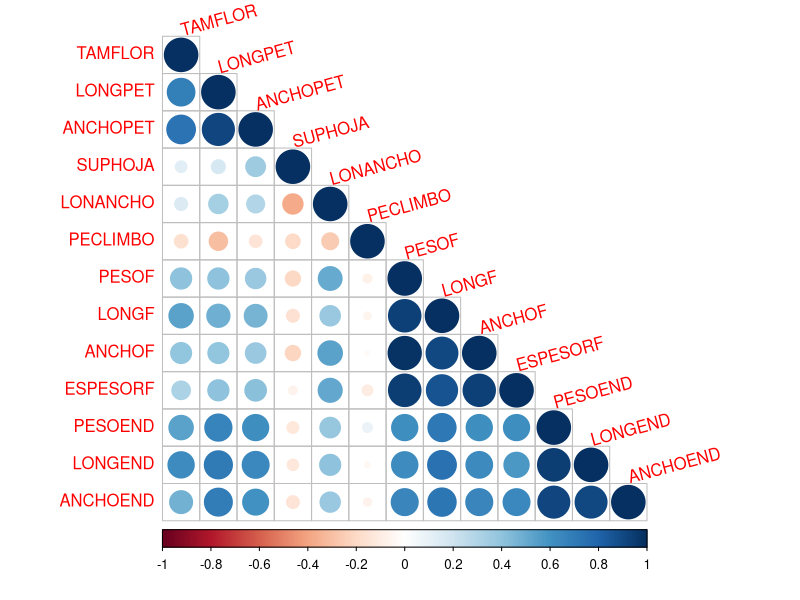
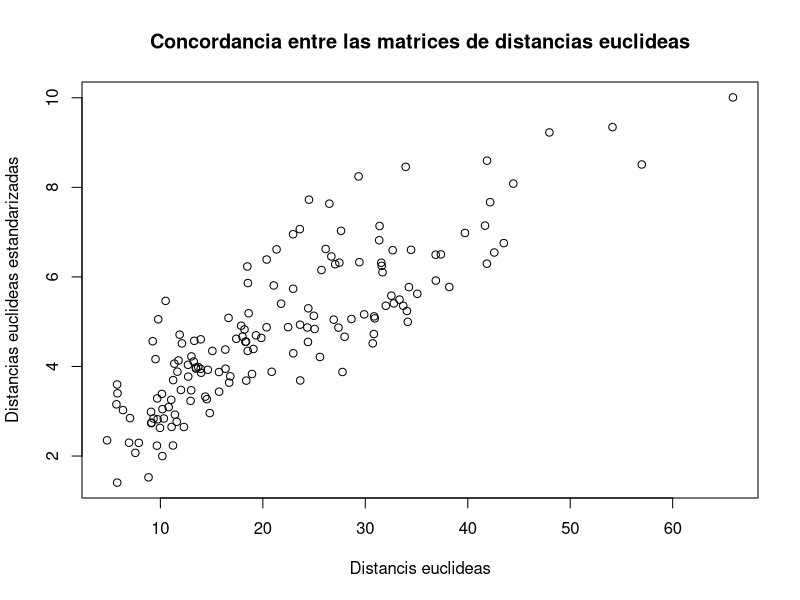
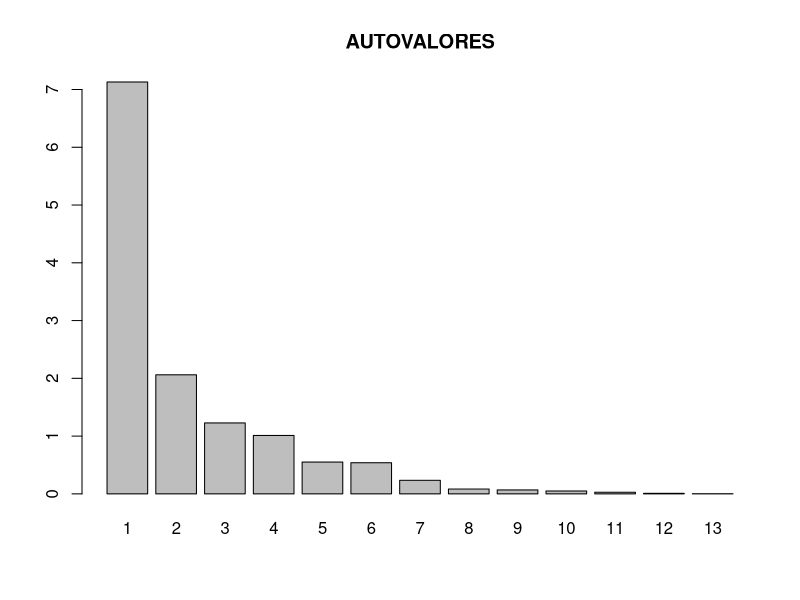
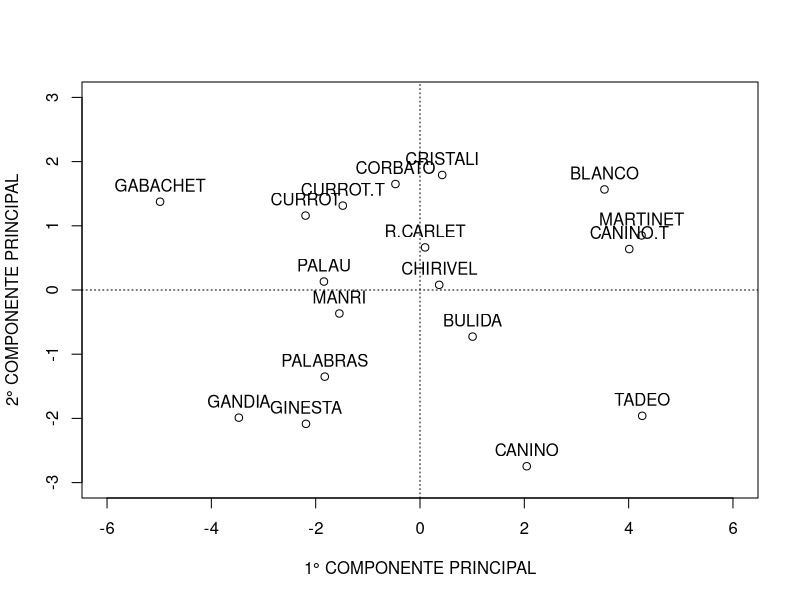
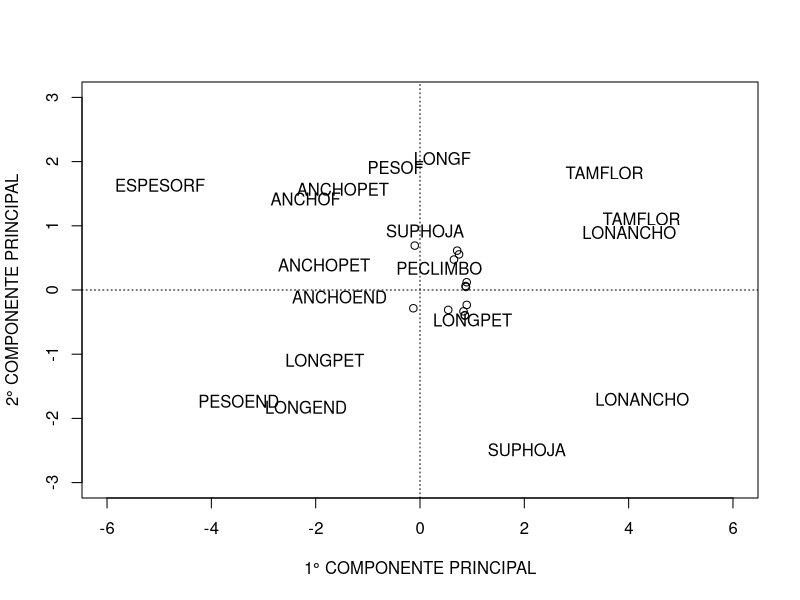

Generate these figures, in order, with R:
## ---- chunk 1
knitr::opts_chunk$set(echo = TRUE, message = FALSE, warning = FALSE)
## ---- chunk 2
library(FactoMineR)
library(kableExtra)
library(tidyverse)
## ---- chunk 3
datos <- read_csv2(here::here("data", "raw", "DAMASCO.csv"))
## ---- chunk 4
glimpse(datos)
## ---- chunk 5
datos %>% 
    select(-VAR) %>% 
    summarise_all(mean) %>% 
    round(1) %>% 
    kable() %>% 
    kable_styling(font_size = 10) %>% 
    kable_classic_2()
## ---- chunk 6
datos %>% 
    select(-VAR) %>%  
    cov() %>%  
    round(1) %>% 
    kable() %>% 
    kable_styling(font_size = 10) %>% 
    kable_classic_2() 
## ---- chunk 7

datos %>% select(-VAR) %>%
    summarise_all(function(x) sd(x) / mean(x)) %>% 
    pivot_longer(cols = everything(), names_to = "VAR", values_to = "CV") %>% 
    arrange(desc(CV)) %>% 
    mutate(CV= round(CV, 1)) %>%
    kable() %>% 
    kable_styling(font_size = 10) %>% 
    kable_classic_2()
## ---- chunk 8
# No utilizamos la primer columna
datos_std = scale(datos[-1])
## ---- chunk 9
datos_std %>%
    as_tibble() %>% 
    summarise_all(function(x) sd(x, na.rm=TRUE) /  mean(x, na.rm=TRUE)) %>% 
    round(1)
## ---- chunk 10
datos %>% 
    select(-VAR) %>%
    cor() %>% 
    round(1)  %>% 
    kable() %>% 
    kable_styling(font_size = 10)%>% 
    kable_classic_2()
## ---- chunk 11
datos%>%
    select(-VAR) %>%
    cor() %>%
    corrplot::corrplot(
      method = "circle", 
      type = "lower", 
      tl.srt = 15
    )
## ---- chunk 12
dist = datos %>% 
    select(-VAR) %>% 
    data.frame()

rownames(dist) <- datos$VAR

dist %>% 
    dist(method = "euclidean", diag = TRUE, upper = TRUE) %>% 
    as.matrix() %>% 
    round(1) %>% 
    kable() %>% 
    kable_styling(font_size = 8) %>% 
    kable_classic_2()

## ---- chunk 13
dist_std <- datos %>% 
    select(-VAR) %>% 
    scale() %>%
    data.frame()

rownames(dist_std) <- datos$VAR

dist_std %>% 
    dist(method = "euclidean", diag = TRUE, upper = TRUE) %>% 
    as.matrix() %>% 
    round(1) %>% 
    kable() %>% 
    kable_styling(font_size = 8) %>% 
    kable_classic_2()
## ---- chunk 14


dist_ <- dist %>% 
    dist(method = "euclidean", diag = TRUE, upper = TRUE) 

dist_std_ <- dist_std %>% 
    dist(method = "euclidean", diag = TRUE, upper = TRUE)


conc <- cor(dist_, dist_std_) %>%
      as_tibble() %>%
      round(2) %>%
      rename(CONCORDANCIA = value)
## ---- chunk 15

plot(
  dist_, 
  dist_std_, 
  ylab = "Distancias euclideas estandarizadas", 
  xlab = "Distancis euclideas", 
  main = "Concordancia entre las matrices de distancias euclideas"
)
## ---- chunk 16
datos_std <- data.frame(datos_std)
rownames(datos_std) <- datos$VAR

pca <- PCA(datos_std, ncp = 2, graph = FALSE)

pca$eig %>%
  data.frame() %>%
  rename(
    "Autovalores" = "eigenvalue", 
    "% varianza" = "percentage.of.variance", 
    "% varianza acumulada" = "cumulative.percentage.of.variance" 
  ) %>%
  kable() %>%
  kable_classic_2()
## ---- chunk 17
barplot(pca$eig[, 1], main = "AUTOVALORES", names.arg = 1:nrow(pca$eig))
## ---- chunk 18
pca$var$coord %>%
  kable() %>%
  kable_classic_2()
## ---- chunk 19
pc1 <- pca$ind$coord[, 1]
pc2 <- pca$ind$coord[, 2]
etiquetas <- rownames(pca$ind$coord)

plot(
  pc1,
  pc2, 
  ylab = "2° COMPONENTE PRINCIPAL", 
  xlab = "1° COMPONENTE PRINCIPAL", 
  xlim = c(-6,6), 
  ylim = c(-3,3)
)
abline(h = 0, lty = 3)
abline(v = 0, lty = 3)
text(pc1, pc2, etiquetas, pos = 3)
## ---- chunk 20
pc1_ <- pca$var$coord[, 1]
pc2_ <- pca$var$coord[, 2]
etiquetas <- rownames(pca$var$coord)

plot(
  pc1_,
  pc2_, 
  ylab = "2° COMPONENTE PRINCIPAL", 
  xlab = "1° COMPONENTE PRINCIPAL", 
  xlim = c(-6,6), 
  ylim = c(-3,3)
)
abline(h = 0, lty = 3)
abline(v = 0, lty = 3)
text(pc1, pc2, etiquetas, pos = 3)
## ---- chunk 21
x <- as.matrix(datos_std)
cor <- cor(x)
autovalores_ <- eigen(cor)

round(autovalores_$values, 1) %>%
  kable(col.names = "AUTOVALORES") %>%
  kable_styling(full_width = FALSE) %>%
  kable_classic_2() 
## ---- chunk 22
round(autovalores_$vectors[, 1:2], 1) %>%
  kable(col.names = c("AUTOVECTOR 1", "AUTOVECTOR 2")) %>%
  kable_styling(full_width = FALSE) %>%
  kable_classic_2()
## ---- chunk 23
p <- as.matrix(autovalores_$vectors)
y <- x %*% p
colnames(y) <- etiquetas
rownames(y) <- datos$VAR

round(y, 1) %>%
  kable() %>%
  kable_classic_2()
## ---- chunk 24
dvs <- svd(x)

round(dvs$d, 1) %>%
  kable(col.names = "d")%>%
  kable_classic_2()
## ---- chunk 25
colnames(dvs$u) <- etiquetas

dvs$u %>%
  round(1) %>%
  kable() %>%
  kable_classic_2()
## ---- chunk 26
colnames(dvs$v) <- etiquetas

dvs$v %>%
  round(1) %>%
  kable() %>%
  kable_classic_2()
## ---- chunk 27
u <- dvs$u
v <- dvs$v
d <- diag(dvs$d, 13, 13)
ydvs <- u %*% d
colnames(ydvs) <- etiquetas
rownames(ydvs) <- datos$VAR
  
round(ydvs, 1) %>%
  kable() %>%
  kable_classic_2()
